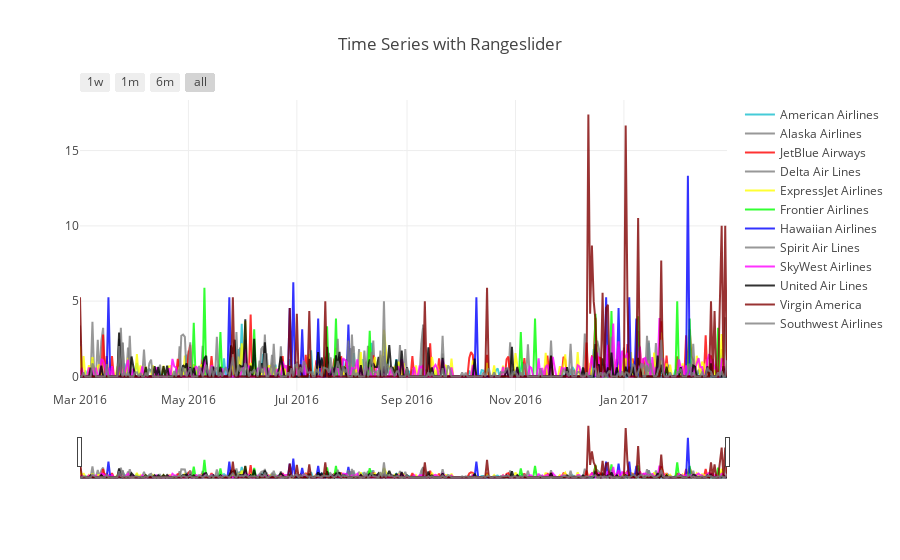

The notebook cell this image was saved under:
### Code cell
trace_aa2 = go.Scatter(
    x=flight_delays_by_airlines_pct_div.FL_DATE,
    y=flight_delays_by_airlines_pct_div['AA'],
    name = "American Airlines",
    line = dict(color = '#17BECF'),
    opacity = 0.8)
trace_as2 = go.Scatter(
    x=flight_delays_by_airlines_pct_div.FL_DATE,
    y=flight_delays_by_airlines_pct_div['AS'],
    name = "Alaska Airlines",
    line = dict(color = '#7F7F7F'),
    opacity = 0.8)
trace_b62 = go.Scatter(
    x=flight_delays_by_airlines_pct_div.FL_DATE,
    y=flight_delays_by_airlines_pct_div['B6'],
    name = "JetBlue Airways",
    line = dict(color = '#FF0000'),
    opacity = 0.8)
trace_dl2 = go.Scatter(
    x=flight_delays_by_airlines_pct_div.FL_DATE,
    y=flight_delays_by_airlines_pct_div['DL'],
    name = "Delta Air Lines",
    line = dict(color = '#7F7F7F'),
    opacity = 0.8)
trace_ev2 = go.Scatter(
    x=flight_delays_by_airlines_pct_div.FL_DATE,
    y=flight_delays_by_airlines_pct_div['EV'],
    name = "ExpressJet Airlines",
    line = dict(color = '#FFFF00'),
    opacity = 0.8)
trace_f92 = go.Scatter(
    x=flight_delays_by_airlines_pct_div.FL_DATE,
    y=flight_delays_by_airlines_pct_div['F9'],
    name = "Frontier Airlines",
    line = dict(color = '#00FF00'),
    opacity = 0.8)
trace_ha2 = go.Scatter(
    x=flight_delays_by_airlines_pct_div.FL_DATE,
    y=flight_delays_by_airlines_pct_div['HA'],
    name = "Hawaiian Airlines",
    line = dict(color = '#0000FF'),
    opacity = 0.8)
trace_nk2 = go.Scatter(
    x=flight_delays_by_airlines_pct_div.FL_DATE,
    y=flight_delays_by_airlines_pct_div['NK'],
    name = "Spirit Air Lines",
    line = dict(color = '#7F7F7F'),
    opacity = 0.8)
trace_oo2 = go.Scatter(
    x=flight_delays_by_airlines_pct_div.FL_DATE,
    y=flight_delays_by_airlines_pct_div['OO'],
    name = "SkyWest Airlines",
    line = dict(color = '#FF00FF'),
    opacity = 0.8)
trace_ua2 = go.Scatter(
    x=flight_delays_by_airlines_pct_div.FL_DATE,
    y=flight_delays_by_airlines_pct_div['UA'],
    name = "United Air Lines",
    line = dict(color = '#000000'),
    opacity = 0.8)
trace_vx2 = go.Scatter(
    x=flight_delays_by_airlines_pct_div.FL_DATE,
    y=flight_delays_by_airlines_pct_div['VX'],
    name = "Virgin America",
    line = dict(color = '#800000'),
    opacity = 0.8)
trace_wm2 = go.Scatter(
    x=flight_delays_by_airlines_pct_div.FL_DATE,
    y=flight_delays_by_airlines_pct_div['WN'],
    name = "Southwest Airlines",
    line = dict(color = '#7F7F7F'),
    opacity = 0.8)

data2 = [trace_aa2, trace_as2, trace_b62, trace_dl2, trace_ev2, trace_f92, trace_ha2, trace_nk2, trace_oo2, trace_ua2, trace_vx2, trace_wm2]

fig2 = dict(data=data2, layout=layout)

iplot(fig2, filename = "Time Series with Rangeslider")

### Figure 1 — Plotly figure (JSON) as saved in the notebook; plotly's stock layout.template omitted (floating-point values rounded to 4 significant figures; data arrays with more than 128 entries replaced by an {"elided": "..."} marker saying what was removed)
{"data": [{"line": {"color": "#17BECF"}, "name": "American Airlines", "opacity": 0.8, "type": "scatter", "x": {"elided": "365 str values"}, "y": {"elided": "365 float values"}}, {"line": {"color": "#7F7F7F"}, "name": "Alaska Airlines", "opacity": 0.8, "type": "scatter", "x": {"elided": "365 str values"}, "y": {"elided": "365 float values"}}, {"line": {"color": "#FF0000"}, "name": "JetBlue Airways", "opacity": 0.8, "type": "scatter", "x": {"elided": "365 str values"}, "y": {"elided": "365 float values"}}, {"line": {"color": "#7F7F7F"}, "name": "Delta Air Lines", "opacity": 0.8, "type": "scatter", "x": {"elided": "365 str values"}, "y": {"elided": "365 float values"}}, {"line": {"color": "#FFFF00"}, "name": "ExpressJet Airlines", "opacity": 0.8, "type": "scatter", "x": {"elided": "365 str values"}, "y": {"elided": "365 float values"}}, {"line": {"color": "#00FF00"}, "name": "Frontier Airlines", "opacity": 0.8, "type": "scatter", "x": {"elided": "365 str values"}, "y": {"elided": "365 float values"}}, {"line": {"color": "#0000FF"}, "name": "Hawaiian Airlines", "opacity": 0.8, "type": "scatter", "x": {"elided": "365 str values"}, "y": {"elided": "365 float values"}}, {"line": {"color": "#7F7F7F"}, "name": "Spirit Air Lines", "opacity": 0.8, "type": "scatter", "x": {"elided": "365 str values"}, "y": {"elided": "365 float values"}}, {"line": {"color": "#FF00FF"}, "name": "SkyWest Airlines", "opacity": 0.8, "type": "scatter", "x": {"elided": "365 str values"}, "y": {"elided": "365 float values"}}, {"line": {"color": "#000000"}, "name": "United Air Lines", "opacity": 0.8, "type": "scatter", "x": {"elided": "365 str values"}, "y": {"elided": "365 float values"}}, {"line": {"color": "#800000"}, "name": "Virgin America", "opacity": 0.8, "type": "scatter", "x": {"elided": "365 str values"}, "y": {"elided": "365 float values"}}, {"line": {"color": "#7F7F7F"}, "name": "Southwest Airlines", "opacity": 0.8, "type": "scatter", "x": {"elided": "365 str values"}, "y": {"elided": "365 float values"}}], "layout": {"title": "Time Series with Rangeslider", "xaxis": {"rangeselector": {"buttons": [{"count": 1, "label": "1w", "step": "week", "stepmode": "backward"}, {"count": 1, "label": "1m", "step": "month", "stepmode": "backward"}, {"count": 6, "label": "6m", "step": "month", "stepmode": "backward"}, {"step": "all"}]}, "rangeslider": {}, "type": "date"}}}
